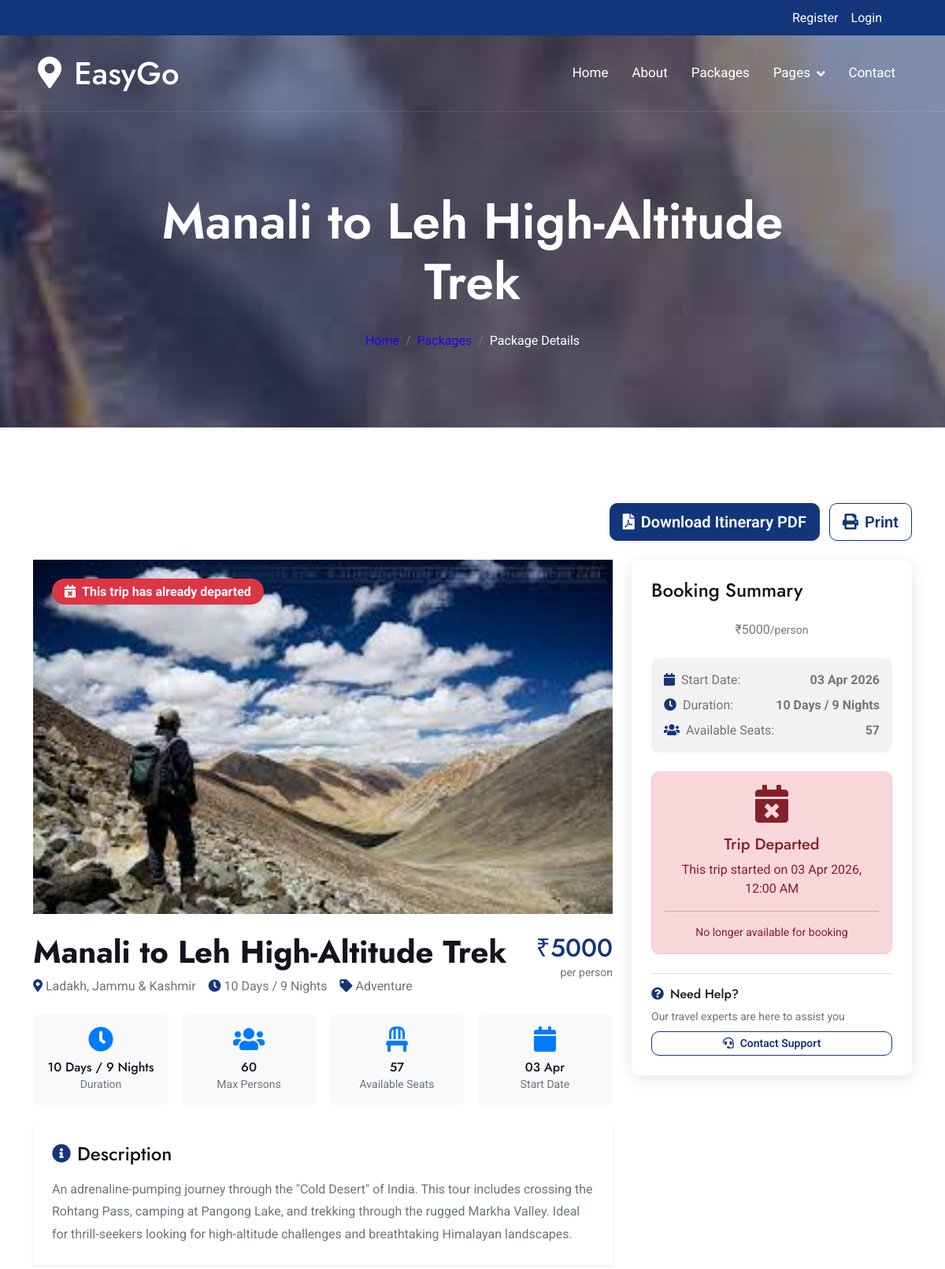
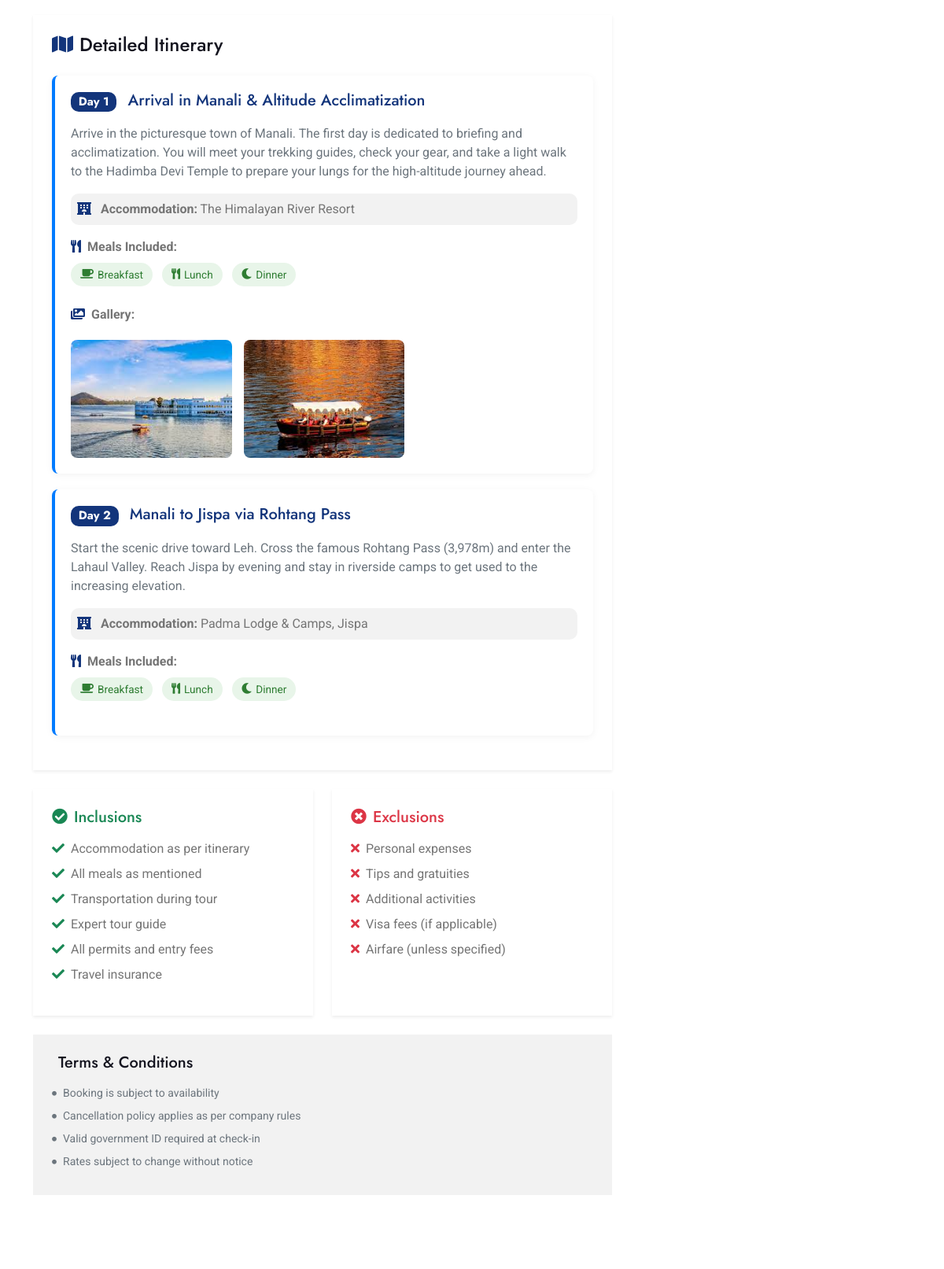
The app's page /package/9/ (upper part) with its own data (2 pictures, top to bottom).
### Tours/models.py (models this page shows, shortened)
class Package(models.Model):
    CATEGORY_CHOICES = [
        ('Adventure', 'Adventure'),
        ('Honeymoon', 'Honeymoon'),
        ('Family', 'Family'),
        ('Spiritual', 'Spiritual'),
        ('SoloTrip', 'SoloTrip'),
    ]
    TRAVEL_MODE_CHOICES = [
        ('bus', 'Bus'),
        ('train', 'Train'),
        ('flight', 'Flight'),
        ('car', 'Car'),
        ('bike', 'Bike'),
    ]
    VEHICLE_CAPACITY = {
        'car': 7,  # Car max 7 persons
        'bus': 60,  # Bus max 50 persons
        'train': 100,  # Train max 100 persons
        'flight': 200,  # Flight max 200 persons
        'bike': 1,  # Bike max 2 persons
    }
    title = models.CharField(max_length=200)
    source_city = models.CharField(max_length=100, help_text="City where the tour starts", default="Ahmedabad")
    location = models.CharField(max_length=200)
    duration = models.CharField(max_length=100)
    base_price = models.IntegerField(default=5000, help_text="Price per person")
    category = models.CharField(max_length=100, choices=CATEGORY_CHOICES)
    description = models.TextField()
    image = models.ImageField(upload_to='packages/')
    triptime = models.DateTimeField(default=datetime.datetime(2026, 3, 26, tzinfo=timezone.get_current_timezone()))
    max_persons = models.IntegerField(default=60)
    min_persons = models.IntegerField(default=1)
    available_seats = models.IntegerField(default=60)
    def is_trip_expired(self):
        if self.triptime and timezone.now() > self.triptime:
            return True
        return False
    def get_trip_status(self):
        if self.is_trip_expired():
            return {
                'status': 'expired',
                'message': 'This trip has already departed',
                'badge_class': 'bg-secondary',
                'icon': 'fa-calendar-times'
            }

class PackageDayPlan(models.Model):
    package = models.ForeignKey(Package, on_delete=models.CASCADE, related_name='day_plans')
    day_number = models.PositiveIntegerField()
    title = models.CharField(max_length=200)
    description = models.TextField()
    hotel_name = models.CharField(max_length=200, blank=True)
    breakfast = models.BooleanField(default=True)
    lunch = models.BooleanField(default=True)
    dinner = models.BooleanField(default=True)
    class Meta:
        ordering = ['day_number']

class DayPhoto(models.Model):
    day_plan = models.ForeignKey(PackageDayPlan, on_delete=models.CASCADE, related_name='photos')
    image = models.ImageField(upload_to='day_plans/gallery/')
    caption = models.CharField(max_length=100, blank=True)

### Tours/views.py (the view)
# urls.py: path('package/<int:pk>/', views.package_detail, name='package_detail'),
def package_detail(request, pk):
    package = get_object_or_404(Package, pk=pk)
    day_plans = package.day_plans.all()
    now = timezone.now()
    if package.triptime and package.triptime > now:
        time_diff = package.triptime - now
        days_remaining = time_diff.days
        hours_remaining = time_diff.seconds // 3600
    else:
        days_remaining = 0
        hours_remaining = 0
    return render(request, 'package_detail.html', {
        'package': package,
        'day_plans': day_plans,
        'days_remaining': days_remaining,
        'hours_remaining': hours_remaining,
    })

### Tours/templates/package_detail.html (shortened to what this page needs)
{% extends 'base.html' %}
{% load static %}
{% block content %}
<div class="container-fluid bg-breadcrumb no-print">
    <div class="container text-center py-5" style="max-width: 900px;">
        <h3 class="text-white display-3 mb-4">{{ package.title }}</h3>
        <ol class="breadcrumb justify-content-center mb-0">
            <li class="breadcrumb-item"><a href="{% url 'home' %}">Home</a></li>
            <li class="breadcrumb-item"><a href="{% url 'packages' %}">Packages</a></li>
            <li class="breadcrumb-item active text-white">Package Details</li>
        </ol>
    </div>
</div>
<div class="container-fluid py-5">
    <div class="container py-5">
        <div class="text-end mb-4 no-print">
            <button onclick="generatePDF()" class="btn btn-primary btn-lg shadow-sm">
                <i class="fa fa-file-pdf me-2"></i>Download Itinerary PDF
            </button>
            <button onclick="printPage()" class="btn btn-outline-primary btn-lg shadow-sm ms-2">
                <i class="fa fa-print me-2"></i>Print
            </button>
        </div>
        <div class="row g-4">
            <div class="col-lg-8">
                <div class="position-relative mb-4">
                    <img src="{{ package.image.url }}" class="img-fluid rounded-4 w-100" alt="{{ package.title }}" style="height: 450px; object-fit: cover;">
                    {% with status=package.get_trip_status %}
                    <div class="position-absolute top-0 start-0 m-4">
                        <span class="badge status-badge status-{{ status.status }}">
                            <i class="fa {{ status.icon }} me-2"></i>{{ status.message }}
                        </span>
                    </div>
                    {% endwith %}
                </div>
                <div class="d-flex justify-content-between align-items-start mb-4">
                    <div>
                        <h1 class="display-6 fw-bold mb-2">{{ package.title }}</h1>
                        <div class="d-flex gap-3 text-muted">
                            <span><i class="fa fa-map-marker-alt text-primary me-1"></i>{{ package.location }}</span>
                            <span><i class="fa fa-clock text-primary me-1"></i>{{ package.duration }}</span>
                            <span><i class="fa fa-tag text-primary me-1"></i>{{ package.category }}</span>
                        </div>
                    </div>
                    <div class="text-end">
                        <h2 class="text-primary mb-0">₹{{ package.base_price }}</h2>
                        <small class="text-muted">per person</small>
                    </div>
                </div>
                <div class="row g-3 mb-4">
                    <div class="col-md-3 col-6">
                        <div class="feature-card">
                            <i class="fa fa-clock feature-icon"></i>
                            <h6 class="mb-0">{{ package.duration }}</h6>
                            <small class="text-muted">Duration</small>
                        </div>
                    </div>
                    <div class="col-md-3 col-6">
                        <div class="feature-card">
                            <i class="fa fa-users feature-icon"></i>
                            <h6 class="mb-0">{{ package.max_persons }}</h6>
                            <small class="text-muted">Max Persons</small>
                        </div>
                    </div>
                    <div class="col-md-3 col-6">
    <div class="feature-card">
        <i class="fa {% if package.available_seats > 0 %}fa-chair{% else %}fa-clock{% endif %} feature-icon"></i>
        <h6 class="mb-0">
            {% if package.available_seats > 0 %}
                <span class="{% if package.available_seats < 10 %}text-danger{% endif %}">
                    {{ package.available_seats }}
                </span>
            {% else %}
                <span class="text-warning">
                    WL{{ package.booking_set.count|add:1 }}
                </span>
            {% endif %}
        </h6>
        <small class="text-muted">
            {% if package.available_seats > 0 %}
                Available Seats
            {% else %}
                Next Waiting Pos.
            {% endif %}
        </small>
    </div>
</div>
                    <div class="col-md-3 col-6">
                        <div class="feature-card">
                            <i class="fa fa-calendar feature-icon"></i>
                            <h6 class="mb-0">{{ package.triptime|date:"d M" }}</h6>
                            <small class="text-muted">Start Date</small>
                        </div>
                    </div>
                </div>
                <div class="bg-white rounded-4 p-4 mb-4 shadow-sm">
                    <h4 class="mb-3"><i class="fa fa-info-circle text-primary me-2"></i>Description</h4>
                    <p class="text-muted mb-0" style="line-height: 1.8;">{{ package.description }}</p>
                </div>
                {% if day_plans %}
                <div class="bg-white rounded-4 p-4 mb-4 shadow-sm">
                    <h4 class="mb-4"><i class="fa fa-map text-primary me-2"></i>Detailed Itinerary</h4>
                    {% for plan in day_plans %}
                    <div class="day-plan-card" id="day-{{ plan.day_number }}">
                        <div class="d-flex justify-content-between align-items-start mb-3">
                            <h5 class="text-primary mb-0">
                                <span class="badge bg-primary me-2">Day {{ plan.day_number }}</span>
                                {{ plan.title }}
                            </h5>
                        </div>
                        <p class="text-muted mb-3">{{ plan.description }}</p>
                        {% if plan.hotel_name %}
                        <div class="mb-3 p-2 bg-light rounded">
                            <i class="fa fa-hotel text-primary me-2"></i>
                            <strong>Accommodation:</strong> {{ plan.hotel_name }}
                        </div>
                        {% endif %}
                        <div class="mb-3">
                            <strong class="d-block mb-2"><i class="fa fa-utensils text-primary me-2"></i>Meals Included:</strong>
                            <div>
                                {% if plan.breakfast %}
                                <span class="meal-badge"><i class="fa fa-coffee"></i>Breakfast</span>
                                {% endif %}
                                {% if plan.lunch %}
                                <span class="meal-badge"><i class="fa fa-utensils"></i>Lunch</span>
                                {% endif %}
                                {% if plan.dinner %}
                                <span class="meal-badge"><i class="fa fa-moon"></i>Dinner</span>
                                {% endif %}
                            </div>
                        </div>
                        {% if plan.photos.all %}
                        <div class="mt-3">
                            <strong class="d-block mb-2"><i class="fa fa-images text-primary me-2"></i>Gallery:</strong>
                            <div class="gallery-grid">
                                {% for photo in plan.photos.all %}
                                <div class="gallery-item" onclick="openLightbox('{{ photo.image.url }}')">
                                    <img src="{{ photo.image.url }}" alt="{{ photo.caption|default:'Day photo' }}">
                                </div>
                                {% endfor %}
                            </div>
                        </div>
                        {% endif %}
                    </div>
                    {% endfor %}
                </div>
                {% endif %}
                <div class="row g-4 mb-4">
                    <div class="col-md-6">
                        <div class="bg-white rounded-4 p-4 shadow-sm h-100">
                            <h5 class="text-success mb-3"><i class="fa fa-check-circle me-2"></i>Inclusions</h5>
                            <ul class="list-unstyled">
                                <li class="mb-2"><i class="fa fa-check text-success me-2"></i>Accommodation as per itinerary</li>
                                <li class="mb-2"><i class="fa fa-check text-success me-2"></i>All meals as mentioned</li>
                                <li class="mb-2"><i class="fa fa-check text-success me-2"></i>Transportation during tour</li>
                                <li class="mb-2"><i class="fa fa-check text-success me-2"></i>Expert tour guide</li>
                                <li class="mb-2"><i class="fa fa-check text-success me-2"></i>All permits and entry fees</li>
                                <li class="mb-2"><i class="fa fa-check text-success me-2"></i>Travel insurance</li>
                            </ul>
                        </div>
                    </div>
                    <div class="col-md-6">
                        <div class="bg-white rounded-4 p-4 shadow-sm h-100">
                            <h5 class="text-danger mb-3"><i class="fa fa-times-circle me-2"></i>Exclusions</h5>
                            <ul class="list-unstyled">
                                <li class="mb-2"><i class="fa fa-times text-danger me-2"></i>Personal expenses</li>
                                <li class="mb-2"><i class="fa fa-times text-danger me-2"></i>Tips and gratuities</li>
                                <li class="mb-2"><i class="fa fa-times text-danger me-2"></i>Additional activities</li>
                                <li class="mb-2"><i class="fa fa-times text-danger me-2"></i>Visa fees (if applicable)</li>
                                <li class="mb-2"><i class="fa fa-times text-danger me-2"></i>Airfare (unless specified)</li>
                            </ul>
                        </div>
                    </div>
                </div>
                <div class="bg-light rounded-4 p-4">
                    <h5 class="mb-3">Terms & Conditions</h5>
                    <div class="small text-muted">
                        <p class="mb-2"><i class="fa fa-circle me-2" style="font-size: 6px; vertical-align: middle;"></i>Booking is subject to availability</p>
                        <p class="mb-2"><i class="fa fa-circle me-2" style="font-size: 6px; vertical-align: middle;"></i>Cancellation policy applies as per company rules</p>
                        <p class="mb-2"><i class="fa fa-circle me-2" style="font-size: 6px; vertical-align: middle;"></i>Valid government ID required at check-in</p>
                        <p class="mb-2"><i class="fa fa-circle me-2" style="font-size: 6px; vertical-align: middle;"></i>Rates subject to change without notice</p>
                    </div>
                </div>
            </div>
            <div class="col-lg-4 no-print">
                <div class="sidebar-card">
                    <h4 class="mb-4">Booking Summary</h4>
                    <div class="text-center mb-4">
                        ₹{{ package.base_price }}<small>/person</small>
                    </div>
                    <div class="bg-light p-3 rounded-3 mb-4">
                        <div class="d-flex justify-content-between mb-2">
                            <span><i class="fa fa-calendar text-primary me-2"></i>Start Date:</span>
                            <strong>{{ package.triptime|date:"d M Y" }}</strong>
                        </div>
                        <div class="d-flex justify-content-between mb-2">
                            <span><i class="fa fa-clock text-primary me-2"></i>Duration:</span>
                            <strong>{{ package.duration }}</strong>
                        </div>
                        <div class="d-flex justify-content-between">
    <span><i class="fa fa-users text-primary me-2"></i>Available Seats:</span>
    <strong class="{% if package.available_seats < 10 %}text-danger{% endif %}">
        {% if package.available_seats > 0 %}
            {{ package.available_seats }}
        {% else %}
            <span class="text-warning">WL{{ package.booking_set.count|add:1 }}</span>
        {% endif %}
    </strong>
</div>
                    </div>
                    {% if package.is_trip_expired %}
                    <div class="alert alert-danger text-center mb-4">
                        <i class="fa fa-calendar-times fa-3x mb-3"></i>
                        <h5 class="alert-heading">Trip Departed</h5>
                        <p class="mb-0">This trip started on {{ package.triptime|date:"d M Y, h:i A" }}</p>
                        <hr>
                        <p class="small mb-0">No longer available for booking</p>
                    </div>
                    {% endif %}
                    <div class="mt-4 pt-3 border-top">
                        <h6><i class="fa fa-question-circle text-primary me-2"></i>Need Help?</h6>
                        <p class="small text-muted mb-2">Our travel experts are here to assist you</p>
                        <a href="{% url 'contact' %}" class="btn btn-outline-primary btn-sm w-100">
                            <i class="fa fa-headset me-2"></i>Contact Support
                        </a>
                    </div>
                </div>
            </div>
        </div>
    </div>
</div>
{% endblock %}

### records on screen
Package: title "Manali to Leh High-Altitude Trek", image (picture), location "Ladakh, Jammu & Kashmir", duration "10 Days / 9 Nights", category "Adventure", base_price "5000", max_persons "60", available_seats "57", triptime "03 Apr", description "An adrenaline-pumping journey through the \"Cold Desert\" of India. This tour includes crossing the Rohtang Pass, camping at Pangong Lake, and trekking through the rugged Markha Valley. Ideal for thrill-seekers looking for high-altitude challenges and breathtaking Himalayan landscapes.", triptime "03 Apr 2026", triptime "03 Apr 2026, 12:00 AM"
PackageDayPlan: day_number "1", title "Arrival in Manali & Altitude Acclimatization", description "Arrive in the picturesque town of Manali. The first day is dedicated to briefing and acclimatization. You will meet your trekking guides, check your gear, and take a light walk to the Hadimba Devi Temple to prepare your lungs for the high-altitude journey ahead.", hotel_name "The Himalayan River Resort", breakfast True (drawn), lunch True (drawn), dinner True (drawn)
DayPhoto: image (picture)
DayPhoto: image (picture)
PackageDayPlan: day_number "2", title "Manali to Jispa via Rohtang Pass", description "Start the scenic drive toward Leh. Cross the famous Rohtang Pass (3,978m) and enter the Lahaul Valley. Reach Jispa by evening and stay in riverside camps to get used to the increasing elevation.", hotel_name "Padma Lodge & Camps, Jispa", breakfast True (drawn), lunch True (drawn), dinner True (drawn)

### other values on screen
{{ status.message }} "This trip has already departed"
